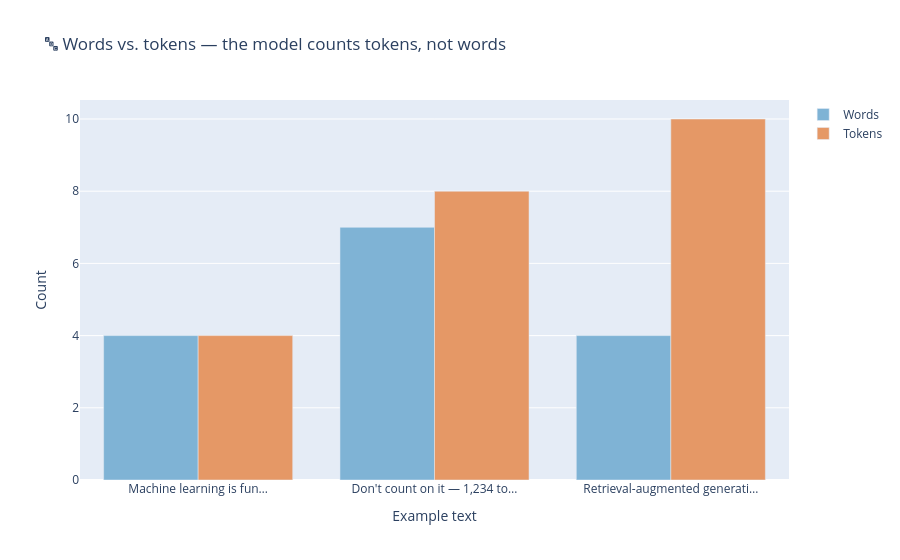

This figure's notebook cell:
### Code cell
examples = [
    "Machine learning is fun",
    "Don't count on it — 1,234 tokens!",
    "Retrieval-augmented generation (RAG), explained.",
]

plot_token_counts([(e[:28] + "…", len(e.split()), len(tokenize(e))) for e in examples])

### Figure 1 — Plotly figure (JSON) as saved in the notebook; plotly's stock layout.template omitted (floating-point values rounded to 4 significant figures)
{"data": [{"marker": {"color": "#7fb3d5"}, "name": "Words", "type": "bar", "x": ["Machine learning is fun…", "Don't count on it — 1,234 to…", "Retrieval-augmented generati…"], "y": [4, 7, 4]}, {"marker": {"color": "#e59866"}, "name": "Tokens", "type": "bar", "x": ["Machine learning is fun…", "Don't count on it — 1,234 to…", "Retrieval-augmented generati…"], "y": [4, 8, 10]}], "layout": {"barmode": "group", "title": {"text": "🔤 Words vs. tokens — the model counts tokens, not words"}, "xaxis": {"title": {"text": "Example text"}}, "yaxis": {"title": {"text": "Count"}}}}
